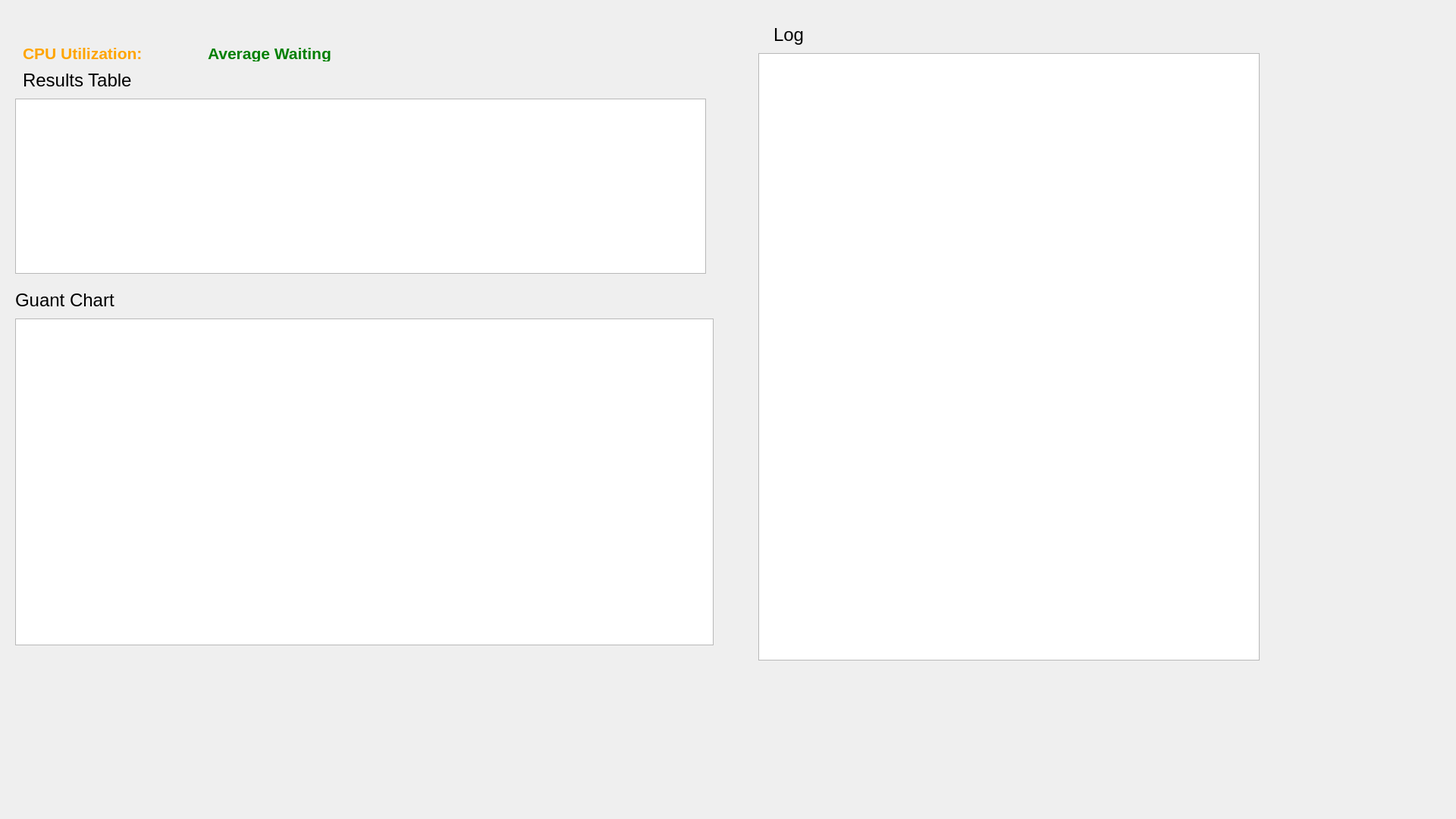
<?xml version="1.0" encoding="UTF-8"?>
<ui version="4.0">
 <class>results_dialog</class>
 <widget class="QDialog" name="results_dialog">
  <property name="windowModality">
   <enum>Qt::WindowModal</enum>
  </property>
  <property name="geometry">
   <rect>
    <x>0</x>
    <y>0</y>
    <width>1920</width>
    <height>1080</height>
   </rect>
  </property>
  <property name="sizePolicy">
   <sizepolicy hsizetype="Preferred" vsizetype="Fixed">
    <horstretch>0</horstretch>
    <verstretch>0</verstretch>
   </sizepolicy>
  </property>
  <property name="minimumSize">
   <size>
    <width>1920</width>
    <height>1080</height>
   </size>
  </property>
  <property name="baseSize">
   <size>
    <width>1920</width>
    <height>1080</height>
   </size>
  </property>
  <property name="windowTitle">
   <string>Dialog</string>
  </property>
  <property name="modal">
   <bool>true</bool>
  </property>
  <widget class="QTableWidget" name="results_table">
   <property name="enabled">
    <bool>true</bool>
   </property>
   <property name="geometry">
    <rect>
     <x>20</x>
     <y>130</y>
     <width>911</width>
     <height>231</height>
    </rect>
   </property>
   <property name="sizePolicy">
    <sizepolicy hsizetype="Expanding" vsizetype="Expanding">
     <horstretch>1</horstretch>
     <verstretch>1</verstretch>
    </sizepolicy>
   </property>
  </widget>
  <widget class="QLabel" name="label">
   <property name="geometry">
    <rect>
     <x>30</x>
     <y>90</y>
     <width>211</width>
     <height>31</height>
    </rect>
   </property>
   <property name="font">
    <font>
     <pointsize>18</pointsize>
    </font>
   </property>
   <property name="text">
    <string>Results Table</string>
   </property>
  </widget>
  <widget class="QTableWidget" name="guant_chart">
   <property name="geometry">
    <rect>
     <x>20</x>
     <y>420</y>
     <width>921</width>
     <height>431</height>
    </rect>
   </property>
  </widget>
  <widget class="QLabel" name="label_2">
   <property name="geometry">
    <rect>
     <x>20</x>
     <y>380</y>
     <width>271</width>
     <height>31</height>
    </rect>
   </property>
   <property name="font">
    <font>
     <pointsize>18</pointsize>
    </font>
   </property>
   <property name="text">
    <string>Guant Chart</string>
   </property>
  </widget>
  <widget class="QLabel" name="label_3">
   <property name="geometry">
    <rect>
     <x>1020</x>
     <y>30</y>
     <width>241</width>
     <height>31</height>
    </rect>
   </property>
   <property name="font">
    <font>
     <pointsize>18</pointsize>
    </font>
   </property>
   <property name="text">
    <string>Log</string>
   </property>
  </widget>
  <widget class="QTableWidget" name="log">
   <property name="geometry">
    <rect>
     <x>1000</x>
     <y>70</y>
     <width>661</width>
     <height>801</height>
    </rect>
   </property>
  </widget>
  <widget class="QWidget" name="">
   <property name="geometry">
    <rect>
     <x>30</x>
     <y>60</y>
     <width>481</width>
     <height>21</height>
    </rect>
   </property>
   <layout class="QHBoxLayout" name="horizontalLayout_2">
    <item>
     <widget class="QLabel" name="cpu_utilization">
      <property name="font">
       <font>
        <pointsize>16</pointsize>
        <bold>true</bold>
       </font>
      </property>
      <property name="styleSheet">
       <string notr="true">color: orange;</string>
      </property>
      <property name="text">
       <string>CPU Utilization:</string>
      </property>
     </widget>
    </item>
    <item>
     <widget class="QLabel" name="average_waiting">
      <property name="font">
       <font>
        <pointsize>16</pointsize>
        <bold>true</bold>
       </font>
      </property>
      <property name="styleSheet">
       <string notr="true">color: green;</string>
      </property>
      <property name="text">
       <string>Average Waiting</string>
      </property>
     </widget>
    </item>
   </layout>
  </widget>
 </widget>
 <resources/>
 <connections/>
</ui>
